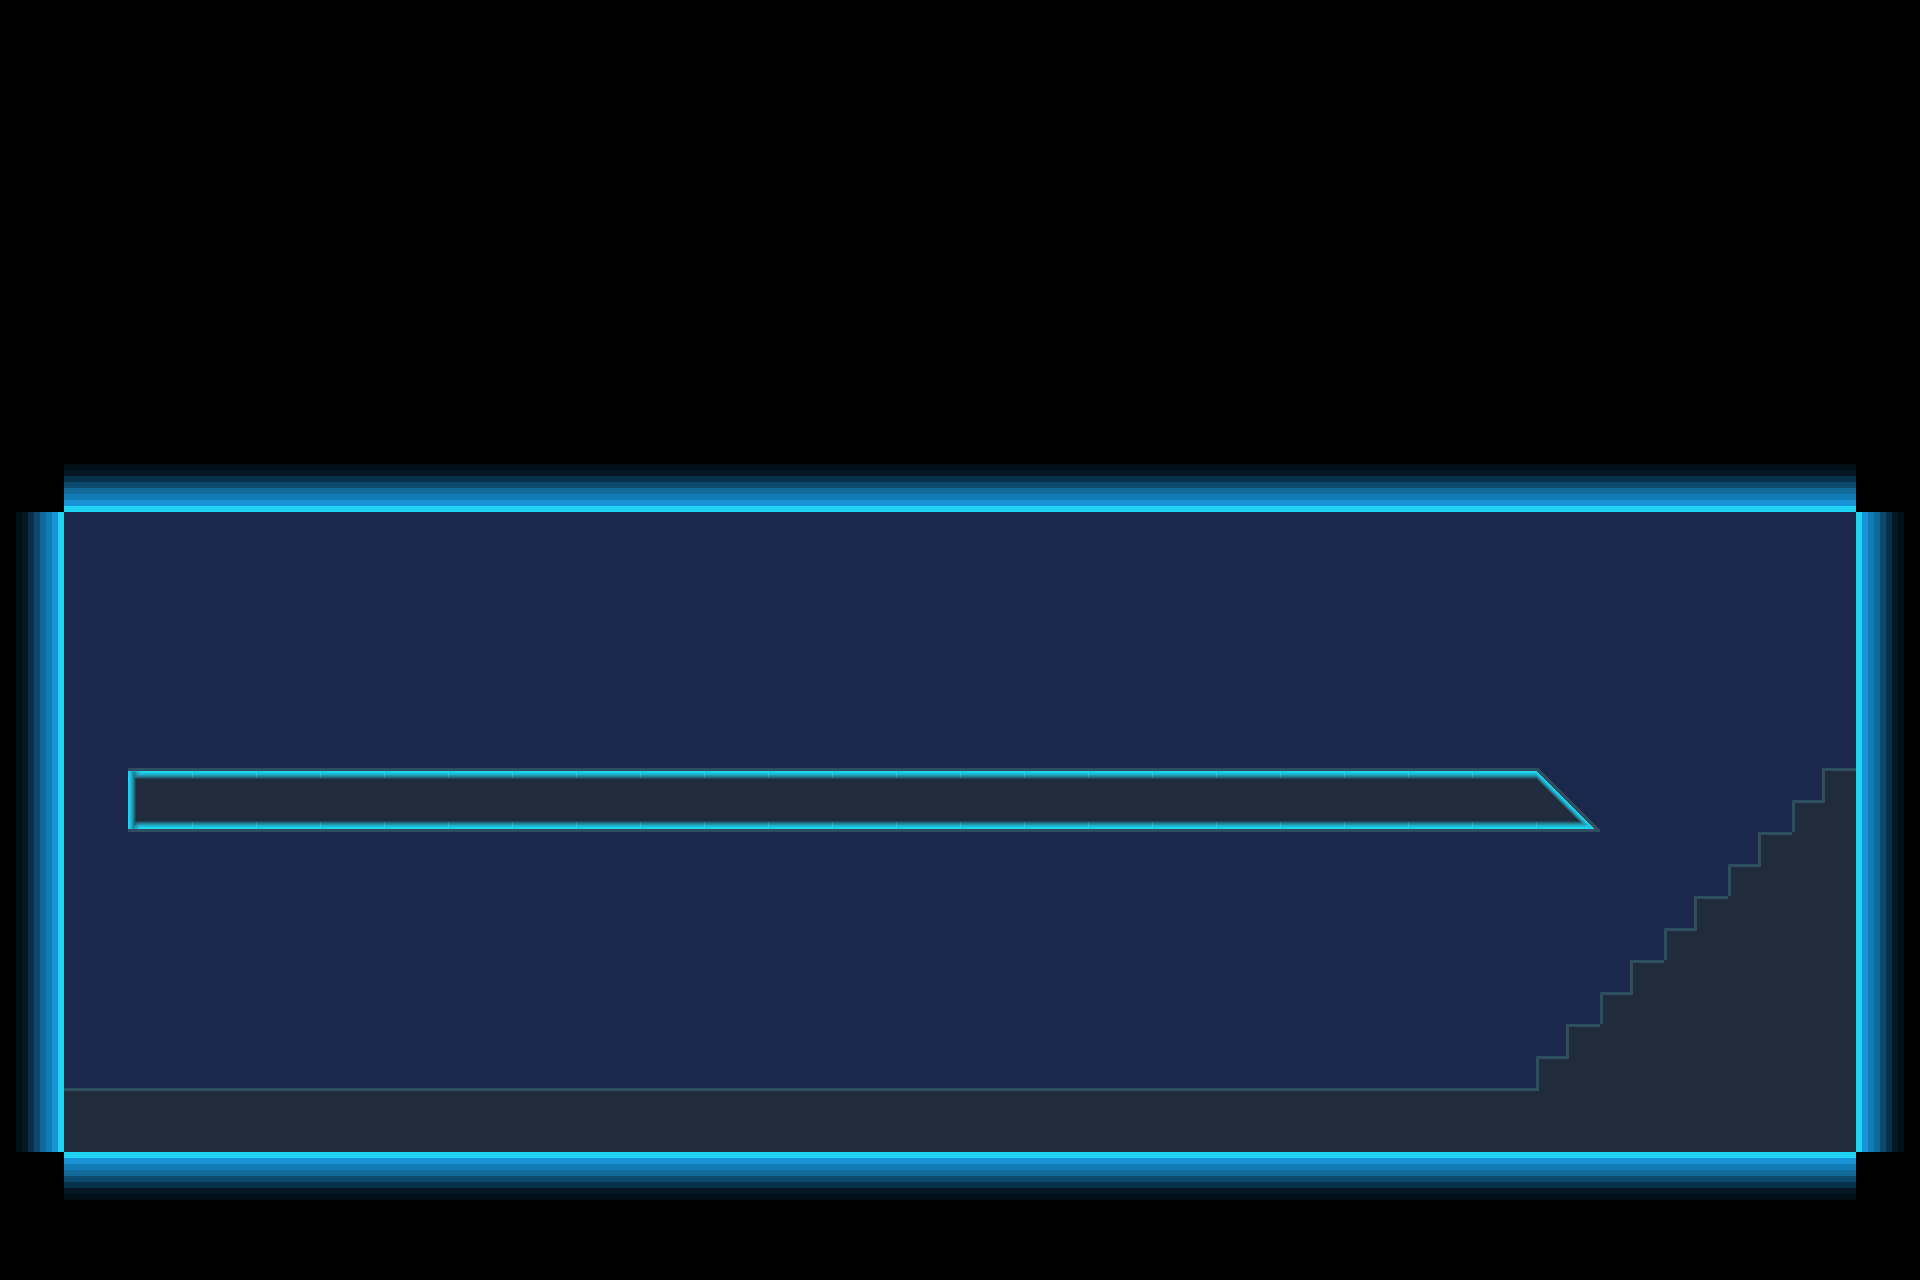

Tiled map render using the project's own tile images. Description and the whole map definition, tile-layer contents included, below:
An orthogonal 30x20 tile map with 64x64 px tiles, 2 tile layers (layer1, layer2) and 4 objects.

<map version="1.2" tiledversion="1.2.4" orientation="orthogonal" renderorder="right-down" width="30" height="20" tilewidth="64" tileheight="64" infinite="0" nextlayerid="6" nextobjectid="14">
 <tileset firstgid="1" source="../../../resources/tiles.tsx" />
 <layer id="1" name="layer1" width="30" height="20">
  <data encoding="csv">
0,0,0,0,0,0,0,0,0,0,0,0,0,0,0,0,0,0,0,0,0,0,0,0,0,0,0,0,0,0,
0,0,0,0,0,0,0,0,0,0,0,0,0,0,0,0,0,0,0,0,0,0,0,0,0,0,0,0,0,0,
0,0,0,0,0,0,0,0,0,0,0,0,0,0,0,0,0,0,0,0,0,0,0,0,0,0,0,0,0,0,
0,0,0,0,0,0,0,0,0,0,0,0,0,0,0,0,0,0,0,0,0,0,0,0,0,0,0,0,0,0,
0,0,0,0,0,0,0,0,0,0,0,0,0,0,0,0,0,0,0,0,0,0,0,0,0,0,0,0,0,0,
0,0,0,0,0,0,0,0,0,0,0,0,0,0,0,0,0,0,0,0,0,0,0,0,0,0,0,0,0,0,
0,0,0,0,0,0,0,0,0,0,0,0,0,0,0,0,0,0,0,0,0,0,0,0,0,0,0,0,0,0,
0,4,4,4,4,4,4,4,4,4,4,4,4,4,4,4,4,4,4,4,4,4,4,4,4,4,4,4,4,0,
6,10,10,10,10,10,10,10,10,10,10,10,10,10,10,10,10,10,10,10,10,10,10,10,10,10,10,10,10,5,
6,10,10,10,10,10,10,10,10,10,10,10,10,10,10,10,10,10,10,10,10,10,10,10,10,10,10,10,10,5,
6,10,10,10,10,10,10,10,10,10,10,10,10,10,10,10,10,10,10,10,10,10,10,10,10,10,10,10,10,5,
6,10,10,10,10,10,10,10,10,10,10,10,10,10,10,10,10,10,10,10,10,10,10,10,10,10,10,10,10,5,
6,10,10,10,10,10,10,10,10,10,10,10,10,10,10,10,10,10,10,10,10,10,10,10,10,10,10,10,10,5,
6,10,10,10,10,10,10,10,10,10,10,10,10,10,10,10,10,10,10,10,10,10,10,10,10,10,10,10,20,5,
6,10,10,10,10,10,10,10,10,10,10,10,10,10,10,10,10,10,10,10,10,10,10,10,10,10,10,20,20,5,
6,10,10,10,10,10,10,10,10,10,10,10,10,10,10,10,10,10,10,10,10,10,10,10,10,10,20,20,20,5,
6,10,10,10,10,10,10,10,10,10,10,10,10,10,10,10,10,10,10,10,10,10,10,10,10,20,20,20,20,5,
6,8,8,8,8,8,8,8,8,8,8,8,8,8,8,8,8,8,8,8,8,8,8,8,19,20,20,20,20,5,
0,15,15,15,15,15,15,15,15,15,15,15,15,15,15,15,15,15,15,15,15,15,15,15,15,15,15,15,15,0,
0,0,0,0,0,0,0,0,0,0,0,0,0,0,0,0,0,0,0,0,0,0,0,0,0,0,0,0,0,0
</data>
 </layer>
 <layer id="3" name="layer2" width="30" height="20">
  <data encoding="csv">
0,0,0,0,0,0,0,0,0,0,0,0,0,0,0,0,0,0,0,0,0,0,0,0,0,0,0,0,0,0,
0,0,0,0,0,0,0,0,0,0,0,0,0,0,0,0,0,0,0,0,0,0,0,0,0,0,0,0,0,0,
0,0,0,0,0,0,0,0,0,0,0,0,0,0,0,0,0,0,0,0,0,0,0,0,0,0,0,0,0,0,
0,0,0,0,0,0,0,0,0,0,0,0,0,0,0,0,0,0,0,0,0,0,0,0,0,0,0,0,0,0,
0,0,0,0,0,0,0,0,0,0,0,0,0,0,0,0,0,0,0,0,0,0,0,0,0,0,0,0,0,0,
0,0,0,0,0,0,0,0,0,0,0,0,0,0,0,0,0,0,0,0,0,0,0,0,0,0,0,0,0,0,
0,0,0,0,0,0,0,0,0,0,0,0,0,0,0,0,0,0,0,0,0,0,0,0,0,0,0,0,0,0,
0,0,0,0,0,0,0,0,0,0,0,0,0,0,0,0,0,0,0,0,0,0,0,0,0,0,0,0,0,0,
0,0,0,0,0,0,0,0,0,0,0,0,0,0,0,0,0,0,0,0,0,0,0,0,0,0,0,0,0,0,
0,0,0,0,0,0,0,0,0,0,0,0,0,0,0,0,0,0,0,0,0,0,0,0,0,0,0,0,0,0,
0,0,0,0,0,0,0,0,0,0,0,0,0,0,0,0,0,0,0,0,0,0,0,0,0,0,0,0,0,0,
0,0,0,0,0,0,0,0,0,0,0,0,0,0,0,0,0,0,0,0,0,0,0,0,0,0,0,0,0,0,
0,0,26,27,27,27,27,27,27,27,27,27,27,27,27,27,27,27,27,27,27,27,27,27,28,0,0,0,1,0,
0,0,0,0,0,0,0,0,0,0,0,0,0,0,0,0,0,0,0,0,0,0,0,0,0,0,0,1,0,0,
0,0,0,0,0,0,0,0,0,0,0,0,0,0,0,0,0,0,0,0,0,0,0,0,0,0,1,0,0,0,
0,0,0,0,0,0,0,0,0,0,0,0,0,0,0,0,0,0,0,0,0,0,0,0,0,1,0,0,0,0,
0,0,0,0,0,0,0,0,0,0,0,0,0,0,0,0,0,0,0,0,0,0,0,0,1,0,0,0,0,0,
0,0,0,0,0,0,0,0,0,0,0,0,0,0,0,0,0,0,0,0,0,0,0,0,0,0,0,0,0,0,
0,0,0,0,0,0,0,0,0,0,0,0,0,0,0,0,0,0,0,0,0,0,0,0,0,0,0,0,0,0,
0,0,0,0,0,0,0,0,0,0,0,0,0,0,0,0,0,0,0,0,0,0,0,0,0,0,0,0,0,0
</data>
 </layer>
 <objectgroup id="5" name="hitboxes">
  <object id="7" x="128" y="768" width="1407" height="63" />
  <object id="9" x="1536" y="768.333">
   <polygon points="0,0 -0.333333,63 63.3333,63.3333" />
  </object>
  <object id="10" x="64" y="1088.33" width="1474" height="63.3333" />
  <object id="13" x="1536.73" y="1088.27">
   <polygon points="0,0 0.181818,-31.9091 29.8182,-31.9091 29.7273,-63.8182 62.6364,-63.8182 64.2727,-63.8182 64.2727,-95.7273 93.9091,-95.7273 93.9091,-127.364 128,-127.455 128,-159.636 157.909,-159.818 157.909,-191.455 192.182,-191.545 192.091,-223.636 222,-223.727 222,-255.364 256.091,-255.636 256.091,-287.727 285.818,-287.818 285.818,-319.455 318.909,-319.455 319.023,-0.522727" />
  </object>
 </objectgroup>
</map>